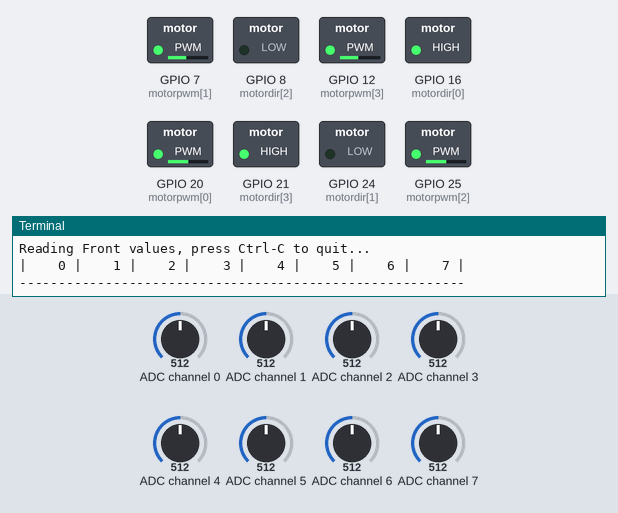
Simulated run of this program. Board: Raspberry Pi (BCM pin numbers). On the bench: switched loads named in the program (green lamp = pin HIGH), the last lines printed to the terminal. The test bench sets the inputs (shaded band); at power-on: ADC channel 0 = 512, ADC channel 1 = 512, ADC channel 2 = 512, ADC channel 3 = 512, ADC channel 4 = 512, ADC channel 5 = 512, ADC channel 6 = 512, ADC channel 7 = 512 (analog values on the 0–1023 scale). Files the program writes start out absent; the clock reads 2024-03-15 10:24:30 at power-on unless the program sets it. At 8.1 s the program stops and its outputs stay as they are.

Above: at 0.1 s.
At 8.1 s:
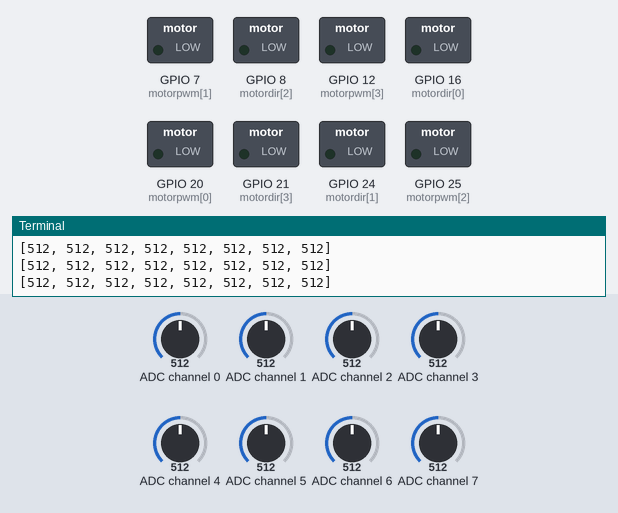
Timing chart, 0 to 9.6 s (numbered marks = the images above):
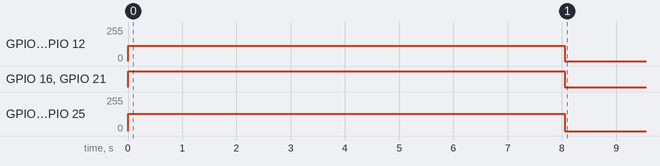

The program:

calibrate.py
```python
import RPi.GPIO as io
import Adafruit_MCP3008
import time
import cPickle as pickle
from valuesnpins import *
from readsensor import *
state=0
def motor():
	io.setmode(io.BCM)
	io.setwarnings(False)
	for i in range(4):
		io.setup(motordir[i],io.OUT)
		io.setup(motorpwm[i],io.OUT)
		motorin[i] = io.PWM(motorpwm[i],90)
		motorin[i].start(0)
		motorin[i].ChangeDutyCycle(0)

def setmotor(number,pwmvalue,d):
    io.output(motordir[number],d)
    motorin[number].ChangeDutyCycle(pwmvalue)
def rotate(i):
        if i>0:
                setmotor(0,sp[0],1)
                setmotor(1,sp[1],0)
                setmotor(2,sp[2],0)
                setmotor(3,sp[3],1)
        else :
                setmotor(0,sp[0],0)
                setmotor(1,sp[1],1)
                setmotor(2,sp[2],1)
                setmotor(3,sp[3],0)
def stop():
	setmotor(0,0,0)
	setmotor(1,0,0)
	setmotor(2,0,0)
	setmotor(3,0,0)
def calibrate():
	print('Reading Front values, press Ctrl-C to quit...')
	print('| {0:>4} | {1:>4} | {2:>4} | {3:>4} | {4:>4} | {5:>4} | {6:>4} | {7:>4} |'.format(*range(8)))
	print('-' * 57)
	#rotate()
	x=time.time()
	u=1
	while True:
                rotate(u)
		for k in range(4):
			read_sensor(k)
			for i in range(8):
				if values[k][i] <= mini[k][i]:
					mini[k][i] = values[k][i]
				if values[k][i] > maxi[k][i]:
					maxi[k][i] = values[k][i]
		time.sleep(0.1)
	# Print the ADC values.
	#print('| {0:>4} | {1:>4} | {2:>4} | {3:>4} | {4:>4} | {5:>4} | {6:>4} | {7:>4} |'.format(*values))

		if time.time()-x >7:
			break

	#print(mini)
	#print(maxi)
	for j in range(4):
		for i in range(8):
			avg[j][i] = (mini[j][i] + maxi[j][i]) / 2
	print " -----------------------------"
	for i in range(4):
		print maxi[i]
	print " -----------------------------"
	for i in range(4):
		print mini[i]
	print " -----------------------------"
	for i in range(4):
		print avg[i]
	filer = open('avgline', "wb")
	pickle.dump(avg, filer)
	filer.close()
	filer = open('maxi', "wb")
	pickle.dump(maxi, filer)
	filer.close()
	filer = open('mini', "wb")
	pickle.dump(mini, filer)
	filer.close()
	filer = open('state', "wb")
	pickle.dump(state, filer)
	filer.close()
	time.sleep(1)
motor()
calibrate()
stop()
```

valuesnpins.py
```python
import Adafruit_MCP3008
flag=0
cf = 0
sf = 15
CLK  = 5
MISO = 6
MOSI = 13
node = 0
gap = 0.1
ssp = 10
factor = 6
CS =[9, 10, 22, 27,17,4]
cfactor=[0,0,0,0]
pos=[0,0,0,0]
nodeDetected = False
#CSextra=17
#CSencoder=4
mcp = [Adafruit_MCP3008.MCP3008(clk = CLK, cs = CS[0], miso = MISO, mosi = MOSI)] * 6

for i in range(6):
	mcp[i] = Adafruit_MCP3008.MCP3008(clk=CLK, cs=CS[i], miso=MISO, mosi=MOSI)
avg = [[0 for i in range(8)] for j in range(4)]
bi = [[0 for i in range(8)] for j in range(4)]
prevbi = [[0 for i in range(8)] for j in range(4)]
values = [[0 for i in range(8)] for j in range(6)]
maxi = [[0 for i in range(8)] for j in range(4)]
mini = [[1023 for i in range(8)] for j in range(4)]
summ = [0 for j in range(4)]
motordir = [16,24,8,21]
motorpwm=[20,7,25,12]
#motordir = [16,24,15,21]
#motorpwm=[20,7,14,12]
motorin =[0,0,0,0]
sp =[50,45,50,45]
correction = 20
```

readsensor.py
```python
from valuesnpins import *
def read_sensor(i):
	index = 0
	for j in range(8):
		if i == 2:
			index = j
		else:
			index = j
		values[i][index] = mcp[i].read_adc(index)
```

Measured:
- by itself, GPIO 7 (motorpwm[1]), GPIO 12 (motorpwm[3]): 0/255 → 115/255 at 0.00 s, → 0/255 8.0 s later
- by itself, GPIO 16 (motordir[0]), GPIO 21 (motordir[3]): LOW → HIGH at 0.00 s, → LOW 8.0 s later
- by itself, GPIO 20 (motorpwm[0]), GPIO 25 (motorpwm[2]): 0/255 → 128/255 at 0.00 s, → 0/255 8.0 s later
